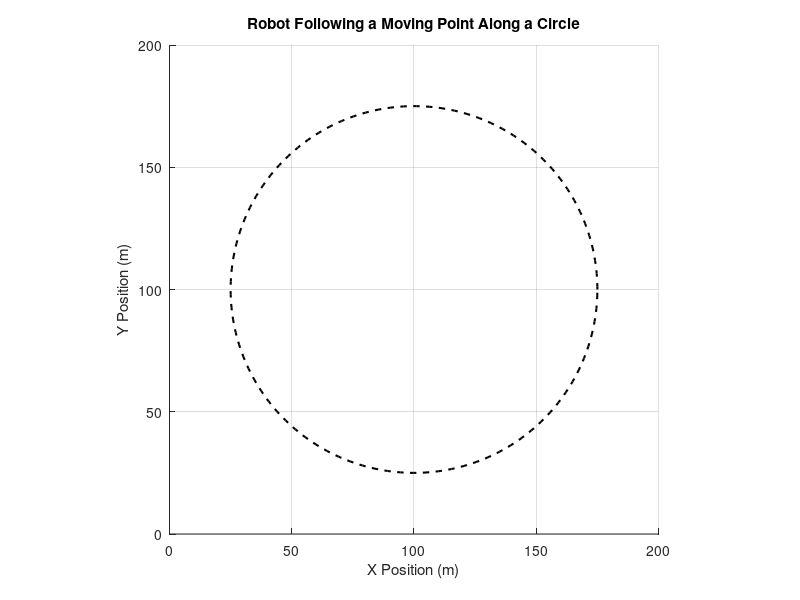

Here is the MATLAB script that generated this plot: (Note: this script raises an error after producing the figure.)
% Programmed By Sravanth Chowdary Potluri und5uv
clear; clc; close all;

workspace_size = 200;    
delta_max = pi / 4;      
v_robot_max = 5;         
L = 2.5;                 
dt = 0.1;                
t_max = 300;             

circle_center = [100, 100];  
circle_radius = 75;          
v_target = 0.05;             

d_d = 10;  

x_initial = 100;
y_initial = 100;
theta_initial = rand() * 2 * pi;  

Kp_v = 0.1;  
Ki_v = 0.1;  
Kp_theta = 1;  

time = 0:dt:t_max;
N = length(time);
x_robot = zeros(1, N);
y_robot = zeros(1, N);
theta_robot = zeros(1, N);
v_robot_history = zeros(1, N);
delta_history = zeros(1, N);
distance_history = zeros(1, N);

x_robot(1) = x_initial;
y_robot(1) = y_initial;
theta_robot(1) = theta_initial;

theta_target = 0;  

e_integral = 0;

robot_length = 5;  
robot_width = 3;   

figure;
hold on;
grid on;
axis equal;
axis([0 workspace_size 0 workspace_size]);
xlabel('X Position (m)');
ylabel('Y Position (m)');
title('Robot Following a Moving Point Along a Circle');

theta_circle = linspace(0, 2*pi, 360);
x_circle = circle_center(1) + circle_radius * cos(theta_circle);
y_circle = circle_center(2) + circle_radius * sin(theta_circle);
plot(x_circle, y_circle, 'k--', 'LineWidth', 1.5);

h_robot = patch('XData', [], 'YData', [], 'FaceColor', 'b');
h_trail = plot(x_robot(1), y_robot(1), 'b-', 'LineWidth', 2);

h_target = plot(circle_center(1) + circle_radius, circle_center(2), 'ro', 'MarkerFaceColor', 'r'); % Target point

plot(x_initial, y_initial, 'go', 'MarkerFaceColor', 'g');

for i = 1:N-1
    theta_target = theta_target - v_target * dt;  
    theta_target = mod(theta_target, 2*pi);  
    
    x_target = circle_center(1) + circle_radius * cos(theta_target);
    y_target = circle_center(2) + circle_radius * sin(theta_target);
    
    distance_to_target = sqrt((x_target - x_robot(i))^2 + (y_target - y_robot(i))^2);
    
    e = distance_to_target - d_d;
    e_integral = e_integral + e * dt;  
    distance_history(i) = distance_to_target;  
    
    v_robot = Kp_v * e + Ki_v * e_integral;
    v_robot = min(v_robot, v_robot_max);  
    v_robot_history(i+1) = v_robot;  
    
    theta_d = atan2(y_target - y_robot(i), x_target - x_robot(i));
    
    heading_error = wrapToPi(theta_d - theta_robot(i));
    
    delta = Kp_theta * heading_error;
    delta = max(-delta_max, min(delta, delta_max));  
    delta_history(i+1) = delta;  
    
    x_robot(i+1) = x_robot(i) + v_robot * cos(theta_robot(i)) * dt;
    y_robot(i+1) = y_robot(i) + v_robot * sin(theta_robot(i)) * dt;
    theta_robot(i+1) = theta_robot(i) + (v_robot / L) * tan(delta) * dt;
    
    theta_robot(i+1) = wrapToPi(theta_robot(i+1));
    
    R = [cos(theta_robot(i)), -sin(theta_robot(i)); sin(theta_robot(i)), cos(theta_robot(i))];  
    robot_shape = [-robot_length/2, -robot_width/2;
                    robot_length/2, -robot_width/2;
                    robot_length/2,  robot_width/2;
                   -robot_length/2,  robot_width/2]';  
    
    robot_transformed = R * robot_shape;
    robot_transformed(1,:) = robot_transformed(1,:) + x_robot(i);  
    robot_transformed(2,:) = robot_transformed(2,:) + y_robot(i);  
    
    set(h_robot, 'XData', robot_transformed(1,:), 'YData', robot_transformed(2,:));
    set(h_trail, 'XData', x_robot(1:i), 'YData', y_robot(1:i));
    
    % Update the position of the moving target on the circle
    set(h_target, 'XData', x_target, 'YData', y_target);  
    
    pause(0.05);
end

v_robot_history = v_robot_history(1:N-1);
delta_history = delta_history(1:N-1);
distance_history = distance_history(1:N-1);

plot(x_robot, y_robot, 'b-', 'LineWidth', 2);
legend('Circle', 'Robot Start', 'Robot Trajectory');

figure;
subplot(2,1,1);
plot(time, x_robot, 'b-', 'LineWidth', 1.5);
xlabel('Time (s)');
ylabel('X Position (m)');
title('Robot X Position Over Time');
grid on;

subplot(2,1,2);
plot(time, y_robot, 'r-', 'LineWidth', 1.5);
xlabel('Time (s)');
ylabel('Y Position (m)');
title('Robot Y Position Over Time');
grid on;

figure;
plot(time(1:N-1), v_robot_history, 'k-', 'LineWidth', 1.5);
xlabel('Time (s)');
ylabel('Velocity (m/s)');
title('Robot Velocity Over Time');
grid on;

figure;
plot(time(1:N-1), distance_history, 'k-', 'LineWidth', 1.5);
xlabel('Time (s)');
ylabel('Distance to Target (m)');
title('Distance Between Robot and Moving Target Over Time');
grid on;
